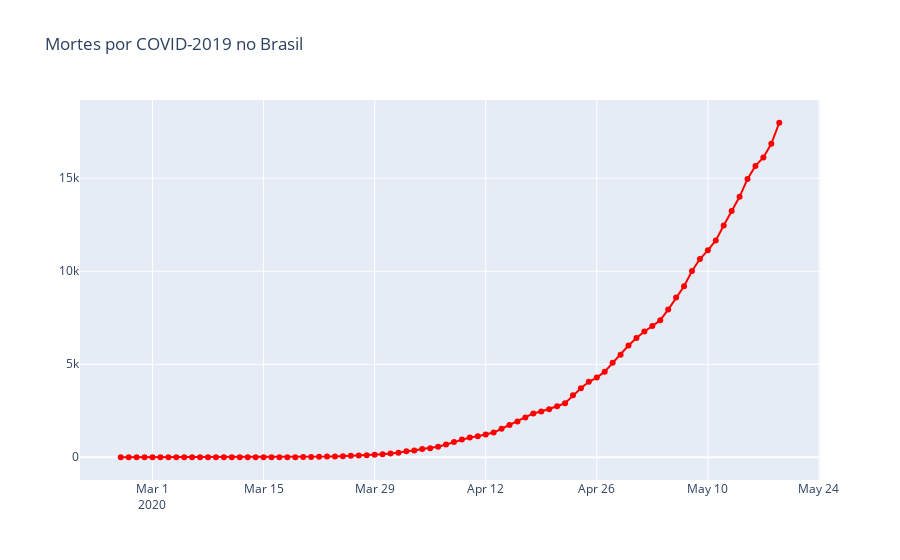

Notebook source saved alongside this figure:
### Markdown cell above
###Mortes

### Code cell
fig = go.Figure()

fig.add_trace(
    go.Scatter(x=brasil.observationdate, y=brasil.deaths, name='Mortes',
               mode='lines+markers', line={'color': 'red'})
)

fig.update_layout(title='Mortes por COVID-2019 no Brasil')
fig.show()
